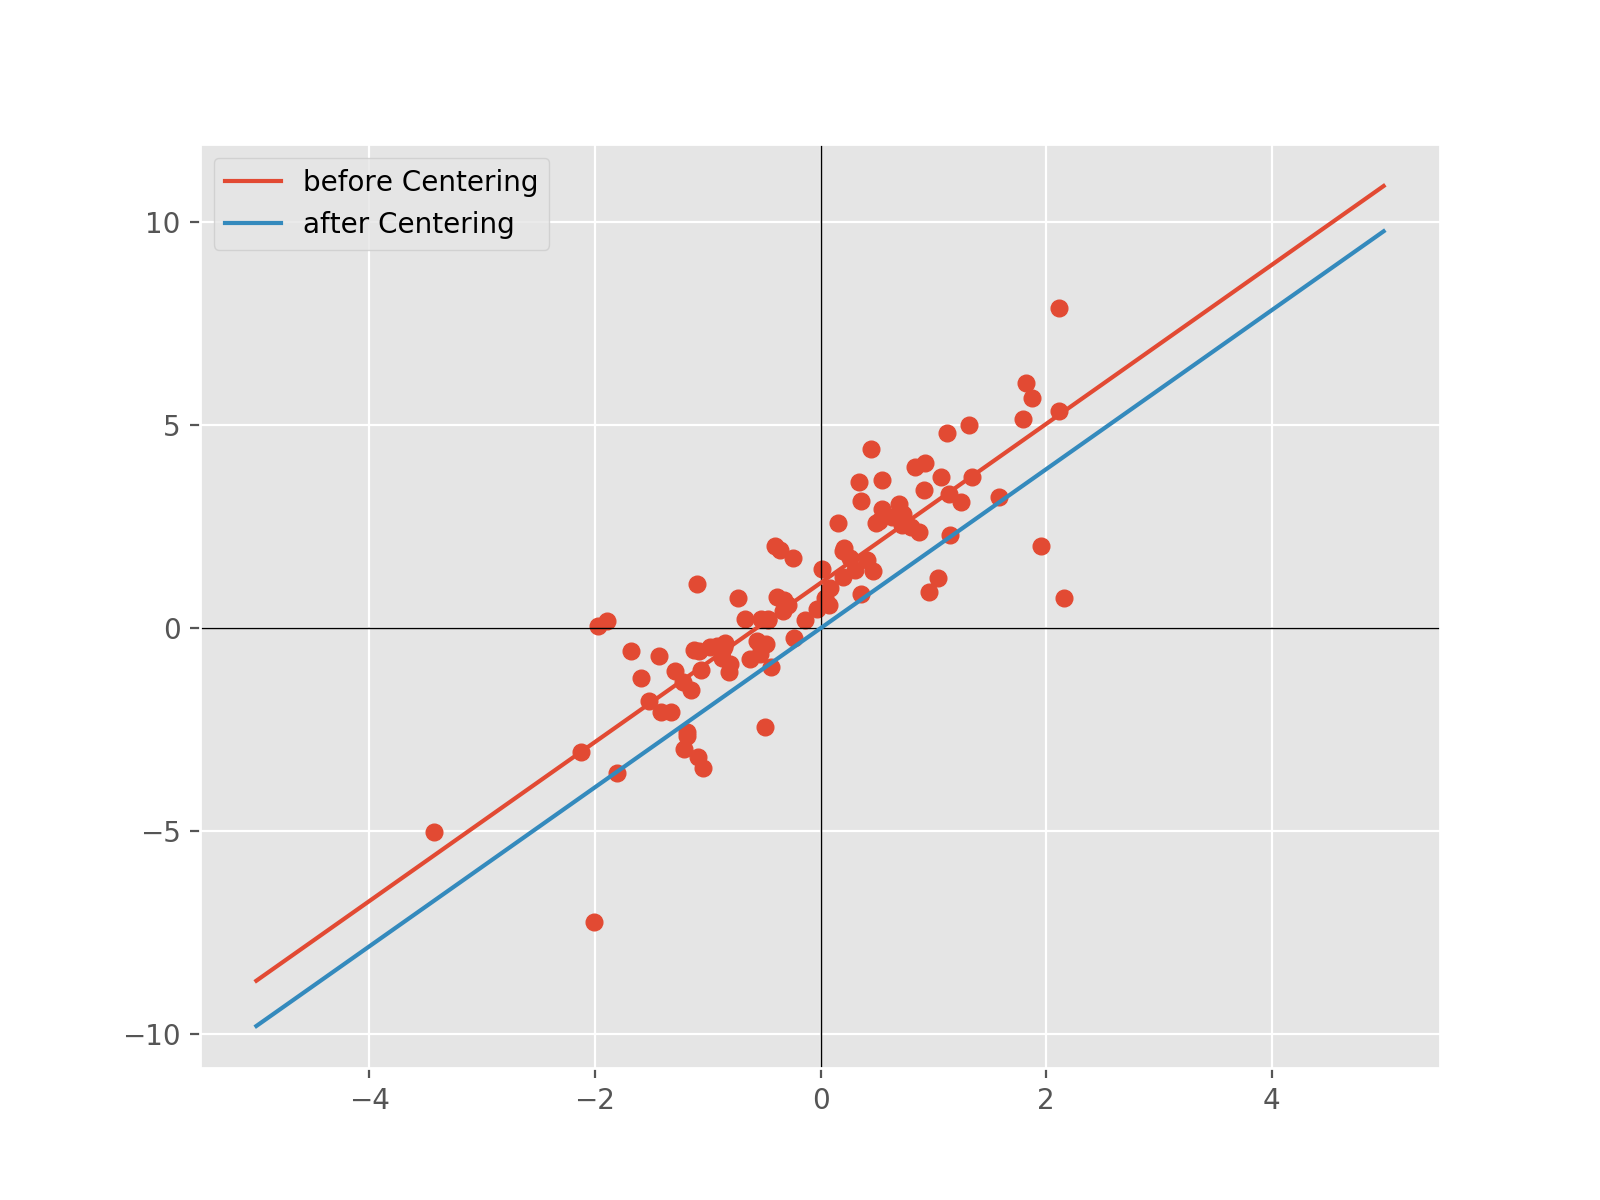

The script that saved this image:
import numpy as np
import matplotlib.pyplot as plt

from pathlib import Path

from typing import List, Union
Num = Union[int, float]
Vector = List[Num]

plt.style.use("ggplot")

def min_sq(x : Union[Vector, np.ndarray], y : Union[Vector, np.ndarray] ) -> np.ndarray:
    x_bar, y_bar = np.mean(x), np.mean(y)
    beta_1 : np.ndarray = np.dot(x-x_bar, y-y_bar) / np.linalg.norm(x-x_bar)**2 # (1.4)
    beta_0 : np.ndarray = y_bar - beta_1 * x_bar
    return beta_1, beta_0

def plot(x, y, x_seq, y_pre, yy_pre, out_dir, save=False, fig_name = None):
    fig, ax = plt.subplots(figsize=(8, 6))
    ax.scatter(x, y)
    ax.axhline(0, c="black", linewidth=0.5)
    ax.axvline(0, c="black", linewidth=0.5)
    ax.plot(x_seq, y_pre, label="before Centering")
    ax.plot(x_seq, yy_pre, label="after Centering")
    ax.legend(loc="best")
    plt.show()
    if save:
        fig.savefig(out_dir / fig_name)

def run():
    base_dir = Path.cwd()
    out_dir = base_dir / "fig"
    N = 100
    a = np.random.normal(loc=2, scale=1, size=N) # mean = 2, std = 1
    b = np.random.randn(1)
    x = np.random.randn(N)
    y = a * x + b + np.random.randn(N) # データ生成

    a1, b1 = min_sq(x, y)
    xx = x - np.mean(x)
    yy = y - np.mean(y)
    a2, b2 = min_sq(xx, yy)

    x_seq = np.arange(-5, 5, 0.01)
    y_pre = x_seq*a1 + b1
    yy_pre = x_seq*a2 + b2
    plot(x, y, x_seq, y_pre, yy_pre, out_dir, save=True, fig_name="fig1-2")

if __name__ == "__main__":
    run()